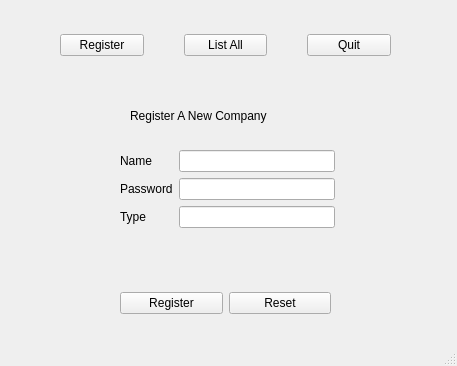
<?xml version="1.0" encoding="UTF-8"?>
<ui version="4.0">
 <class>Manager</class>
 <widget class="QMainWindow" name="Manager">
  <property name="geometry">
   <rect>
    <x>0</x>
    <y>0</y>
    <width>457</width>
    <height>366</height>
   </rect>
  </property>
  <property name="windowTitle">
   <string>MainWindow</string>
  </property>
  <widget class="QWidget" name="centralwidget">
   <widget class="QStackedWidget" name="stackedWidget">
    <property name="geometry">
     <rect>
      <x>50</x>
      <y>80</y>
      <width>351</width>
      <height>251</height>
     </rect>
    </property>
    <property name="currentIndex">
     <number>0</number>
    </property>
    <widget class="QWidget" name="page_register">
     <widget class="QLabel" name="label">
      <property name="geometry">
       <rect>
        <x>80</x>
        <y>20</y>
        <width>181</width>
        <height>31</height>
       </rect>
      </property>
      <property name="text">
       <string>Register A New Company</string>
      </property>
     </widget>
     <widget class="QWidget" name="layoutWidget">
      <property name="geometry">
       <rect>
        <x>70</x>
        <y>70</y>
        <width>215</width>
        <height>112</height>
       </rect>
      </property>
      <layout class="QFormLayout" name="formLayout">
       <item row="0" column="0">
        <widget class="QLabel" name="label_name">
         <property name="text">
          <string>Name</string>
         </property>
        </widget>
       </item>
       <item row="0" column="1">
        <widget class="QLineEdit" name="edit_name"/>
       </item>
       <item row="1" column="0">
        <widget class="QLabel" name="label_pwd">
         <property name="text">
          <string>Password</string>
         </property>
        </widget>
       </item>
       <item row="1" column="1">
        <widget class="QLineEdit" name="edit_pwd"/>
       </item>
       <item row="2" column="0">
        <widget class="QLabel" name="label_type">
         <property name="text">
          <string>Type</string>
         </property>
        </widget>
       </item>
       <item row="2" column="1">
        <widget class="QLineEdit" name="edit_type"/>
       </item>
      </layout>
     </widget>
     <widget class="QWidget" name="layoutWidget">
      <property name="geometry">
       <rect>
        <x>70</x>
        <y>210</y>
        <width>211</width>
        <height>27</height>
       </rect>
      </property>
      <layout class="QHBoxLayout" name="horizontalLayout">
       <item>
        <widget class="QPushButton" name="btn_register">
         <property name="text">
          <string>Register</string>
         </property>
        </widget>
       </item>
       <item>
        <widget class="QPushButton" name="btn_reset">
         <property name="text">
          <string>Reset</string>
         </property>
        </widget>
       </item>
      </layout>
     </widget>
    </widget>
    <widget class="QWidget" name="page_info">
     <widget class="QLabel" name="text_info">
      <property name="geometry">
       <rect>
        <x>60</x>
        <y>0</y>
        <width>231</width>
        <height>41</height>
       </rect>
      </property>
      <property name="text">
       <string>Info of All Registered Companies</string>
      </property>
     </widget>
     <widget class="QTableWidget" name="table">
      <property name="geometry">
       <rect>
        <x>20</x>
        <y>40</y>
        <width>321</width>
        <height>171</height>
       </rect>
      </property>
      <column>
       <property name="text">
        <string>Name</string>
       </property>
      </column>
      <column>
       <property name="text">
        <string>Type</string>
       </property>
      </column>
      <column>
       <property name="text">
        <string>Address</string>
       </property>
      </column>
     </widget>
    </widget>
   </widget>
   <widget class="QWidget" name="layoutWidget">
    <property name="geometry">
     <rect>
      <x>60</x>
      <y>30</y>
      <width>331</width>
      <height>31</height>
     </rect>
    </property>
    <layout class="QHBoxLayout" name="horizontalLayout_2">
     <property name="spacing">
      <number>40</number>
     </property>
     <item>
      <widget class="QPushButton" name="btn_select_register">
       <property name="text">
        <string>Register</string>
       </property>
      </widget>
     </item>
     <item>
      <widget class="QPushButton" name="btn_select_list">
       <property name="text">
        <string>List All</string>
       </property>
      </widget>
     </item>
     <item>
      <widget class="QPushButton" name="btn_quit">
       <property name="text">
        <string>Quit</string>
       </property>
      </widget>
     </item>
    </layout>
   </widget>
  </widget>
  <widget class="QStatusBar" name="statusbar"/>
 </widget>
 <resources/>
 <connections/>
</ui>
